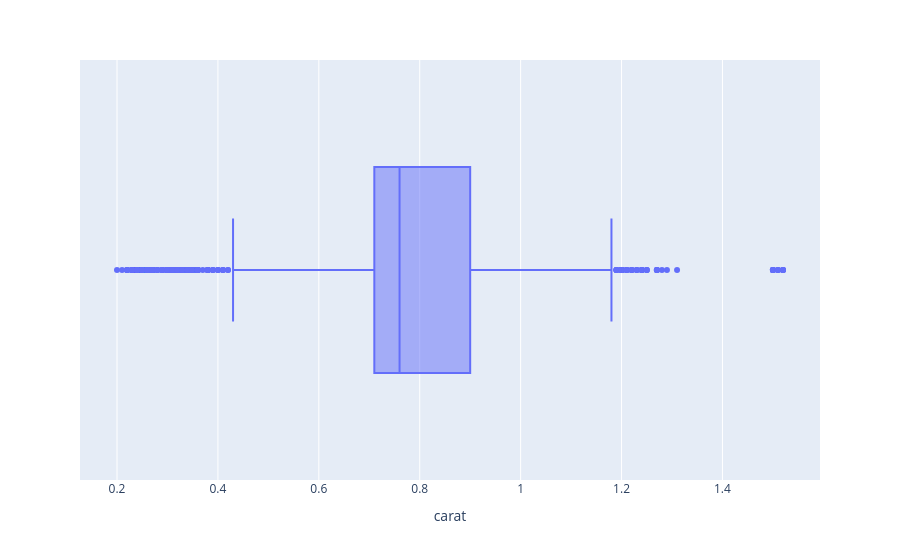

The notebook cell this image was saved under:
### Code cell
px.box(data, x='carat')

### Figure 1 — Plotly figure (JSON) as saved in the notebook; plotly's stock layout.template omitted (floating-point values rounded to 4 significant figures; data arrays with more than 128 entries replaced by an {"elided": "..."} marker saying what was removed)
{"data": [{"alignmentgroup": "True", "hovertemplate": "carat=%{x}<extra></extra>", "legendgroup": "", "marker": {"color": "#636efa"}, "name": "", "notched": false, "offsetgroup": "", "orientation": "h", "showlegend": false, "type": "box", "x": {"elided": "5000 float values"}, "x0": " ", "xaxis": "x", "y0": " ", "yaxis": "y"}], "layout": {"boxmode": "group", "legend": {"tracegroupgap": 0}, "margin": {"t": 60}, "xaxis": {"anchor": "y", "domain": [0, 1], "title": {"text": "carat"}}, "yaxis": {"anchor": "x", "domain": [0, 1]}}}
